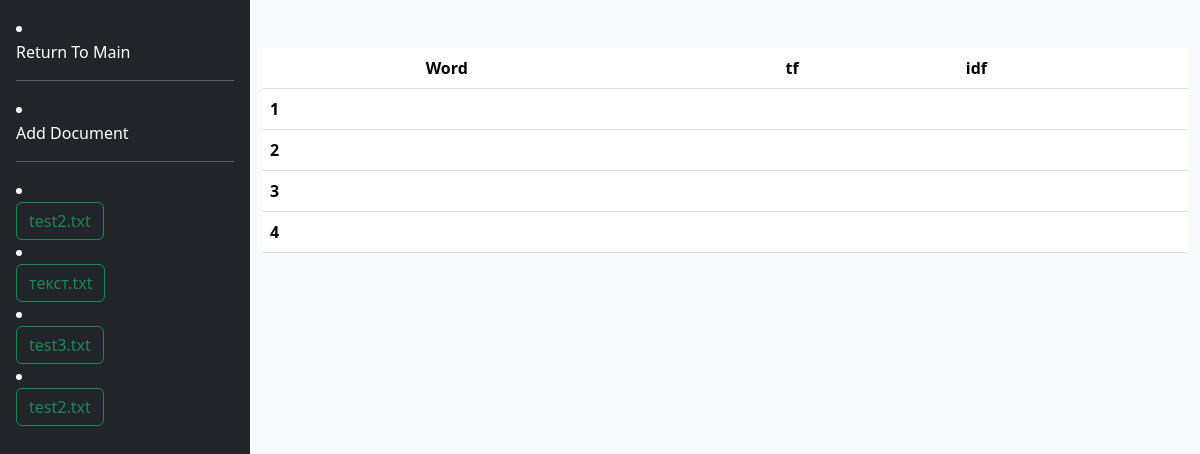
Before: /mainlist/ with the older database file.
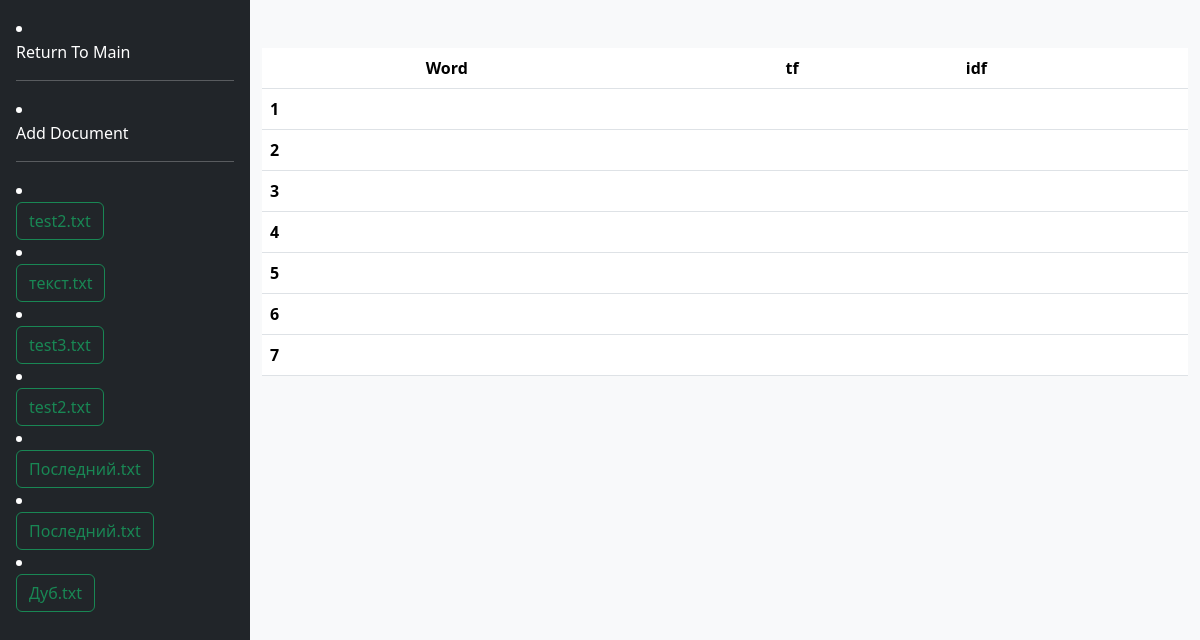
After: the same page with the newer database file.
### tfidf/models.py (models this page shows, shortened)
class Document(models.Model):
    document_name = models.CharField(max_length=100)
    slug = models.SlugField(max_length=100)
    words = models.ManyToManyField(Word, through="WordDocument")
    document_file = models.FileField(upload_to='documents/', blank=False, null=False, default=None)
    class Meta:
        ordering = ['id']

### tfidf/views.py (the view)
# urls.py: path('mainlist/', views.MainListView.as_view(), name='main_list'),
class MainListView(ListView):
    model = Document
    context_object_name = 'doc'
    template_name = 'tfidf/main/list.html'
    def get_queryset(self):
        unprocessed_words = Word.objects.all().filter(processed=False)
        if unprocessed_words:
            idf_processing(unprocessed_words)
        if 'id' in self.request.GET:
            document_id = self.request.GET.get('id', '')
            queryset = Document.objects.get(
                id=document_id
            ).worddocument_set.all().order_by('-word__idf')[:50]
        else:
            queryset = Document.objects.all()
        return queryset

### tfidf/templates/tfidf/main/list.html
{% extends "base.html" %}
{% block content %}
    {% if doc %}
        <table class="table">
                <thead>
                    <tr>
                    <th scope="col">{{ doc.document_name }}</th>
                    <th scope="col">Word</th>
                    <th scope="col">tf</th>
                    <th scope="col">idf</th>
                    </tr>
                </thead>
                <tbody>
                        {% for word_document in doc %}
                            <tr>
                            <th scope="row">{{ forloop.counter }}</th>
                            <td>{{ word_document.word.word_name }}</td>
                            <td>{{ word_document.word_tf }}</td>
                            <td>{{ word_document.word.idf }}</td>
                            </tr>
                        {% endfor %}
                </tbody>
        </table>
    {% else %}
        <h2>No docs:(</h2>
    {% endif %}
{% endblock %}

### tfidf/templates/base.html (shortened to what this page needs)
{% load static %}
<!DOCTYPE html>
<html>
<head>
    <link href="{% static 'css/styles.css' %}" rel="stylesheet">
    {% load bootstrap5 %}
    {% bootstrap_css %}
</head>
<body>
    <div id="listbox">
        <div class="d-flex flex-column flex-shrink-0 p-3 text-white bg-dark" id="sidebar">
            <li>
                <a href="{% url 'tfidf:main_page' %}" class="nav-link text-white">
                    Return To Main
                </a>
            </li>
            <hr>
            <li>
                <a href="{% url 'tfidf:document_create' %}" class="nav-link text-white">
                    Add Document
                </a>
            </li>
            <hr>
            {% if request.document %}
                {% for doc in request.document %}
                    <li>
                        <form method="get" action="{% url 'tfidf:main_list' %}" class="d-flex">
                            <button type="submit" class="btn btn-outline-success">{{ doc.document_name }}</button>
                        </form>
                    </li>
                {% endfor %}
            {% endif %}
        </div>
        <div id="content" class="container-fluid py-5 bg-light">
        {% block content %}
        {% endblock %}
        </div>
    </div>
</body>
</html>

### tfidf/static/css/styles.css (style rules this page uses)
body { display: flex; flex-direction: column; margin: 0; height: 100vh; }
body #listbox { display: flex; flex-direction: row; height: 100vh; }
#sidebar { flex: 0.3; max-width: 250px; min-width: 220px; }
#content { overflow: auto; flex: 1; }

Changed rows visible on the page:
added Document: document_name "Последний.txt"
added Document: document_name "Последний.txt"
added Document: document_name "Дуб.txt"
